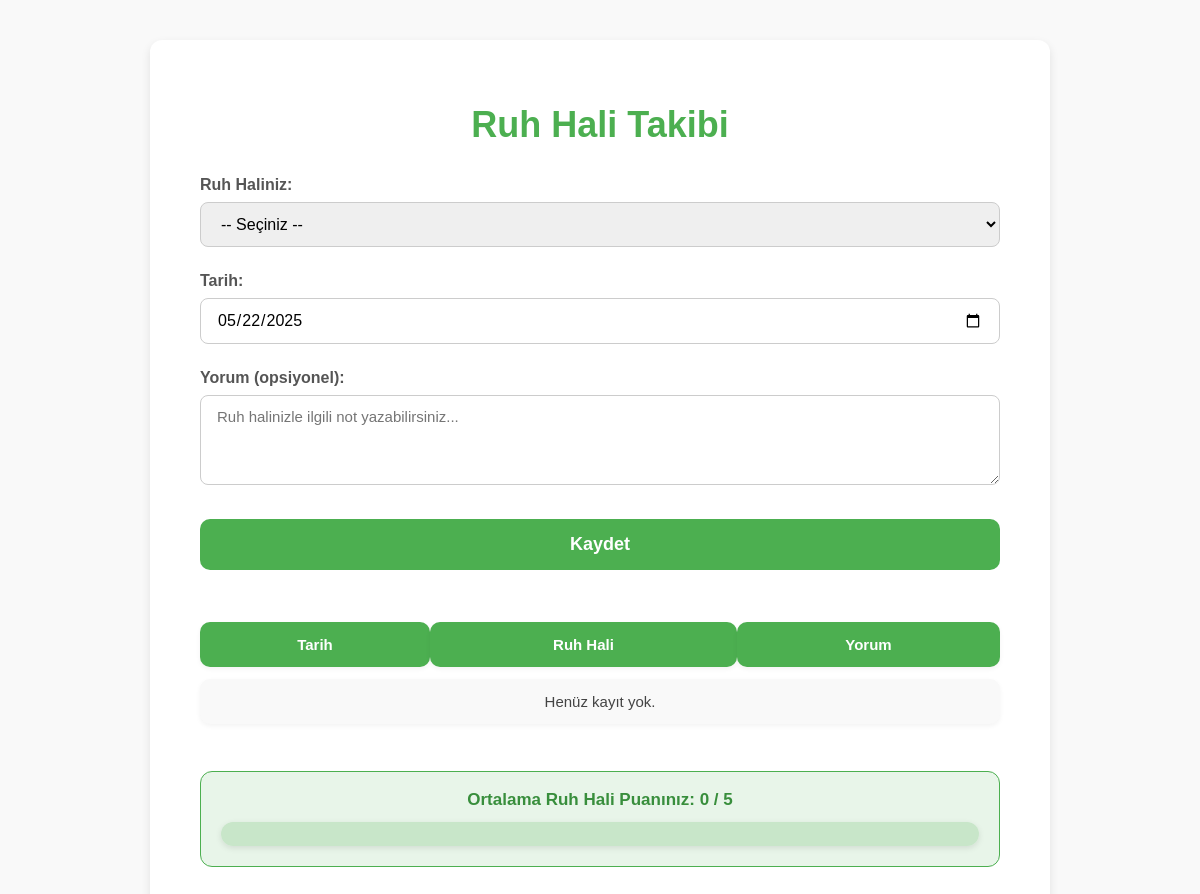
/pages/ruh_takibi.php, run on an earlier commit of the app's database.
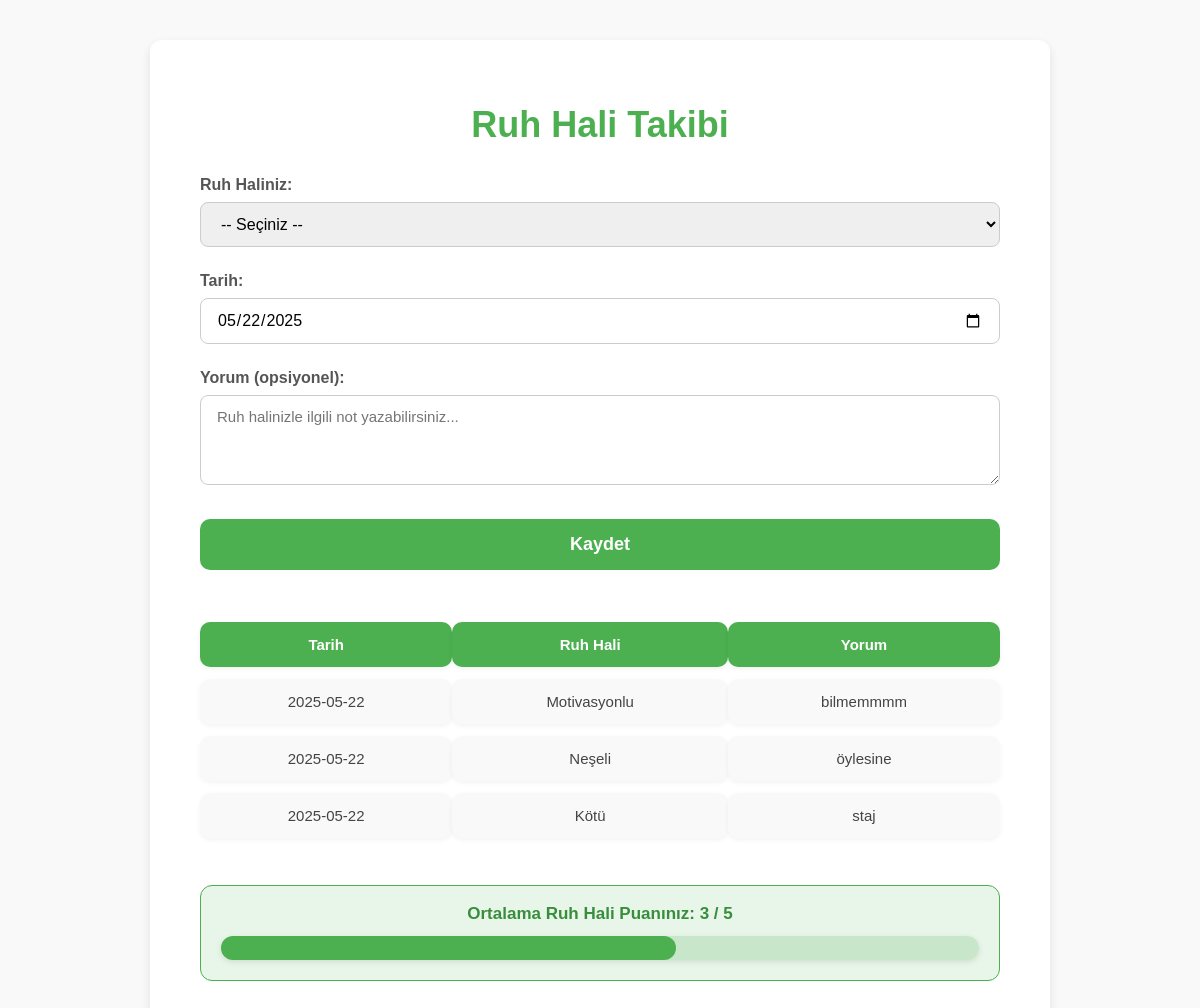
And on a later commit of the database.
### tables this page shows
CREATE TABLE `kullanici_ruh_hali` (
  `id` int(11) NOT NULL,
  `user_id` int(11) NOT NULL,
  `ruh_hali` varchar(20) NOT NULL,
  `tarih` date NOT NULL,
  `yorum` text DEFAULT NULL,
  `created_at` timestamp NOT NULL DEFAULT current_timestamp()
);

### pages/ruh_takibi.php (the view, shortened to what this page needs)
<?php
include __DIR__ . '/../includes/connection.php';
$userId = $_SESSION['user_id'] ?? 1;
$stmt = $connection->prepare("SELECT * FROM kullanici_ruh_hali WHERE user_id = :user_id ORDER BY tarih DESC, id DESC LIMIT 30");
$stmt->execute([':user_id' => $userId]);
$ruhKayitlari = $stmt->fetchAll(PDO::FETCH_ASSOC);
$ruhPuanlari = [
    'Mutlu' => 5,
    'Neşeli' => 4,
    'Motivasyonlu' => 4,
    'Üzgün' => 2,
    'Kötü' => 1,
    'Stresli' => 1,
];
$toplamPuan = 0;
$sayac = 0;
foreach ($ruhKayitlari as $kayit) {
    if (isset($ruhPuanlari[$kayit['ruh_hali']])) {
        $toplamPuan += $ruhPuanlari[$kayit['ruh_hali']];
        $sayac++;
    }
}
$ortalamaPuan = $sayac ? round($toplamPuan / $sayac, 2) : 0;
?>
<!DOCTYPE html>
<html lang="tr">
<head>
</head>
<body>
<div class="container">
    <h1>Ruh Hali Takibi</h1>
    <form method="post" action="">
        <label for="ruh_hali">Ruh Haliniz:</label>
        <select id="ruh_hali" name="ruh_hali" required>
            <option value="">-- Seçiniz --</option>
        </select>
        <label for="tarih">Tarih:</label>
        <input type="date" id="tarih" name="tarih" value="<?=htmlspecialchars($_POST['tarih'] ?? date('Y-m-d'))?>" required>
        <label for="yorum">Yorum (opsiyonel):</label>
        <textarea id="yorum" name="yorum" placeholder="Ruh halinizle ilgili not yazabilirsiniz..."><?=htmlspecialchars($_POST['yorum'] ?? '')?></textarea>
        <button type="submit">Kaydet</button>
    </form>
    <table>
        <thead>
            <tr>
                <th>Tarih</th>
                <th>Ruh Hali</th>
                <th>Yorum</th>
            </tr>
        </thead>
        <tbody>
            <?php if ($ruhKayitlari): ?>
                <?php foreach ($ruhKayitlari as $kayit): ?>
                    <tr>
                        <td><?=htmlspecialchars($kayit['tarih'])?></td>
                        <td><?=htmlspecialchars($kayit['ruh_hali'])?></td>
                        <td><?=htmlspecialchars($kayit['yorum'])?></td>
                    </tr>
                <?php endforeach; ?>
            <?php else: ?>
                <tr><td colspan="3">Henüz kayıt yok.</td></tr>
            <?php endif; ?>
        </tbody>
    </table>
    <div class="grafik">
        Ortalama Ruh Hali Puanınız: <strong><?= $ortalamaPuan ?></strong> / 5
        <progress value="<?= $ortalamaPuan ?>" max="5"></progress>
    </div>
</div>
</body>
</html>

What changed in the data, as far as the page shows it:
added kullanici_ruh_hali: tarih "2025-05-22", ruh_hali "Motivasyonlu", yorum "bilmemmmm"
added kullanici_ruh_hali: tarih "2025-05-22", ruh_hali "Neşeli", yorum "öylesine"
added kullanici_ruh_hali: tarih "2025-05-22", ruh_hali "Kötü", yorum "staj"
Also different on the page:
$ortalamaPuan: "0" → "3"
$ortalamaPuan: 0 → 3 (drawn)
text no longer shown: "Henüz kayıt yok."
